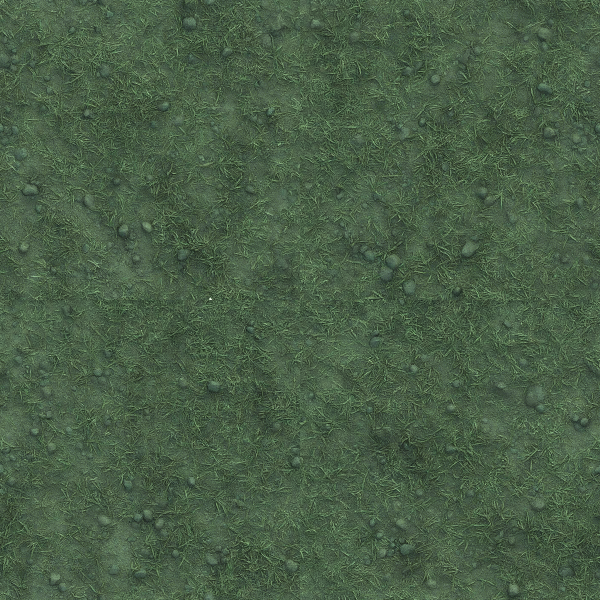
#> input picture art_tests/grass_color_fixed.png, 1200 x 1200 px (shown at 1/2 size)
$ python tile_test.py grass_color_fixed.png 1.0
#> lines starting #> are read from the running program, lines starting #| are printed output that depends on the picture
# 用法: python tile_test.py "贴图路径.png" [裁水印比例]
# 输出 offset_test.png（角对角拼中心看接缝）和 tile2x2.png（四块平铺预览）
import sys
from PIL import Image

path = sys.argv[1]
crop = float(sys.argv[2]) if len(sys.argv) > 2 else 0.92
img = Image.open(path).convert("RGB")
#> img is the input picture: PIL image 1200x1200 RGB; mean R, G, B 73.1, 94.7, 70.4
w, h = img.size
#> w = 1200; h = 1200
img = img.crop((0, 0, int(w * crop), int(h * crop)))  # 默认裁 8% 去水印
W, H = img.size
#> W = 1200; H = 1200
ox, oy = W // 2, H // 2
#> ox = 600; oy = 600
off = Image.new("RGB", (W, H))
#> off: PIL image 1200x1200 RGB; every value is 0
for dx in (0, -W):
    for dy in (0, -H):
        off.paste(img, (ox + dx, oy + dy))
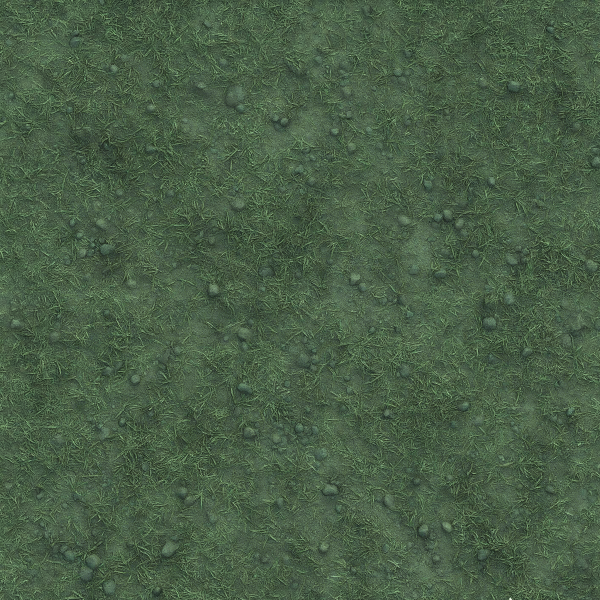
#> off: PIL image 1200x1200 RGB (shown at 1/2 size); mean R, G, B 73.1, 94.7, 70.4
off.save("offset_test.png")
big = Image.new("RGB", (W * 2, H * 2))
#> big: PIL image 2400x2400 RGB; every value is 0
for x in (0, W):
    for y in (0, H):
        big.paste(img, (x, y))
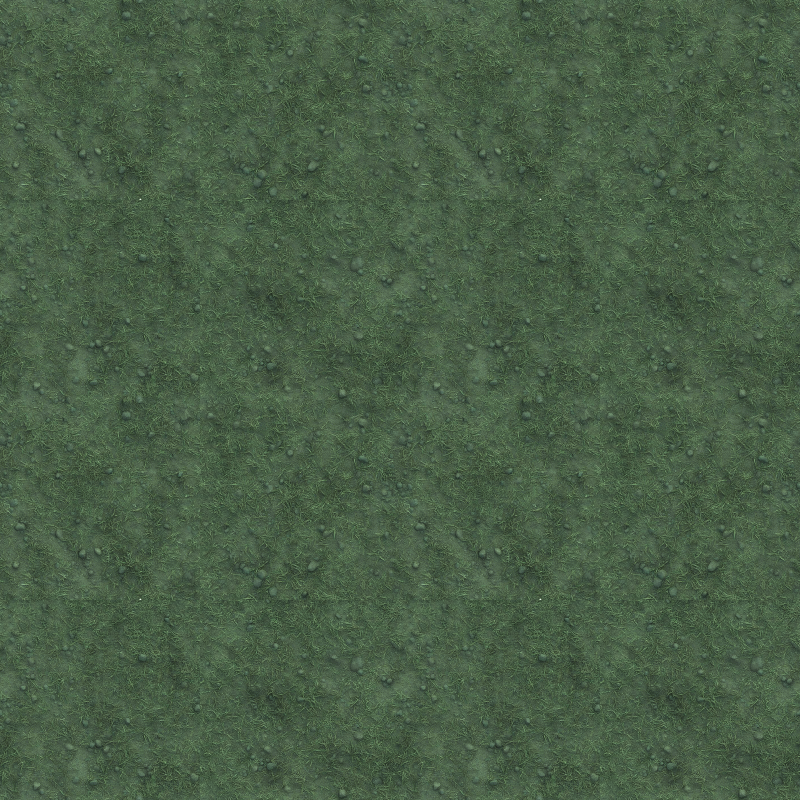
#> big: PIL image 2400x2400 RGB (shown at 1/3 size); mean R, G, B 73.1, 94.7, 70.4
big.thumbnail((1400, 1400))
#> big: PIL image 1400x1400 RGB
big.save("tile2x2.png")
print(f"原始 {w}x{h} -> 裁后 {W}x{H}，输出 offset_test.png / tile2x2.png")
#| 原始 1200x1200 -> 裁后 1200x1200，输出 offset_test.png / tile2x2.png
